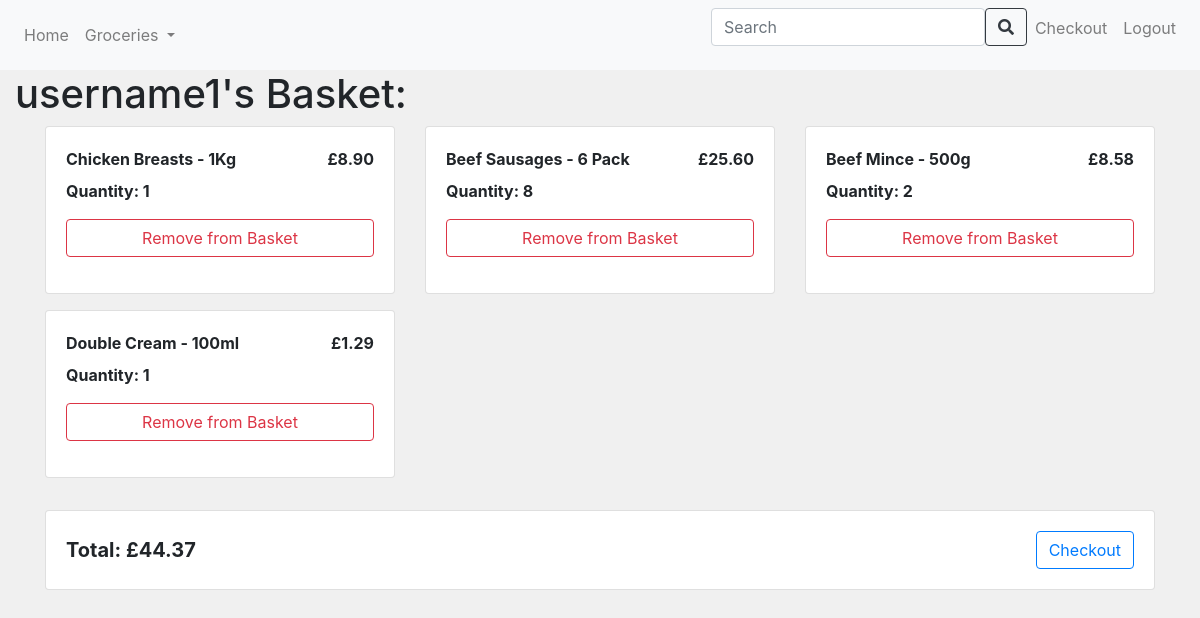
/checkout/5, run on the app's committed database.
### app/models.py (models this page shows, shortened)
class Users(db.Model):
    id = db.Column(db.Integer, primary_key=True)
    username = db.Column(db.String(500), index=True, unique=True)
    password = db.Column(db.String(500))

class Basket(db.Model):
      id = db.Column(db.Integer, primary_key=True)
      user_id = db.Column(db.Integer, db.ForeignKey('users.id'), nullable=False)
      item_id = db.Column(db.Integer, db.ForeignKey('items.id'), nullable=False)
      quantity = db.Column(db.Integer, nullable=False, default=1)
      name = db.Column(db.String(500))
      price = db.Column(db.Double)
      user = db.relationship('Users', backref=db.backref('baskets', lazy='dynamic'))
      item = db.relationship('Items', backref=db.backref('baskets', lazy='dynamic'))

### app/views.py (the view)
@app.route('/checkout/<int:user_id>', methods=['GET', 'POST'])
def checkout(user_id):
    user = Users.query.get(user_id)
    bag = Basket.query.filter_by(user_id=user_id).all()
    total = sum(item.price for item in bag)
    return render_template('checkout.html', title='Checkout', user=user, bag=bag, total=total)

### app/templates/checkout.html (shortened to what this page needs)
{% extends "base.html" %}
{% block content %}
<h1>{{ user.username }}'s Basket:</h1>
<div class="container">
    <div class="row">
        {% for i in bag %}
            <div class="col-md-4 mb-3">
                <div class="card">
                    <div class="card-body">
                        <div class="d-flex justify-content-between mb-2">
                            <div style="font-size: 1rem; font-weight: bold;">{{ i.name }}</div>
                            <div style="font-size: 1rem; font-weight: bold;">£{{ "%.2f" | format(i.price) }}</div>
                        </div>
                        <div class="d-flex justify-content-between mb-3">
                            <div style="font-size: 1rem; font-weight: bold;">Quantity: {{ i.quantity }}</div>
                        </div>
                        <form action="/remove_from_basket" method="post" class="mt-2">
                            <div class="d-flex justify-content-between align-items-center">
                                <input type="submit" name="submit_button" class="btn btn-outline-danger w-100" value="Remove from Basket">
                            </div>
                        </form>
                    </div>
                </div>
            </div>
        {% endfor %}
    </div>
    <div class="card mt-3">
        <div class="card-body d-flex justify-content-between align-items-center">
            <div style="font-size: 1.25rem; font-weight: bold;">
                Total: £{{ "%.2f" | format(total) }}
            </div>
            <div>
                <input type="submit" name="submit_button" class="btn btn-outline-primary" value="Checkout">
            </div>
        </div>
    </div>
</div>
{% endblock %}

### app/templates/base.html (style rules this page uses)
body { background-color: #f0f0f0; }

### data on the page
Users: username "username1"
Basket: name "Chicken Breasts - 1Kg", price "8.90", quantity "1"
Basket: name "Beef Sausages - 6 Pack", price "25.60", quantity "8"
Basket: name "Beef Mince - 500g", price "8.58", quantity "2"
Basket: name "Double Cream - 100ml", price "1.29", quantity "1"

### other printed values
{{ "%.2f" | format(total) }} "44.37"
